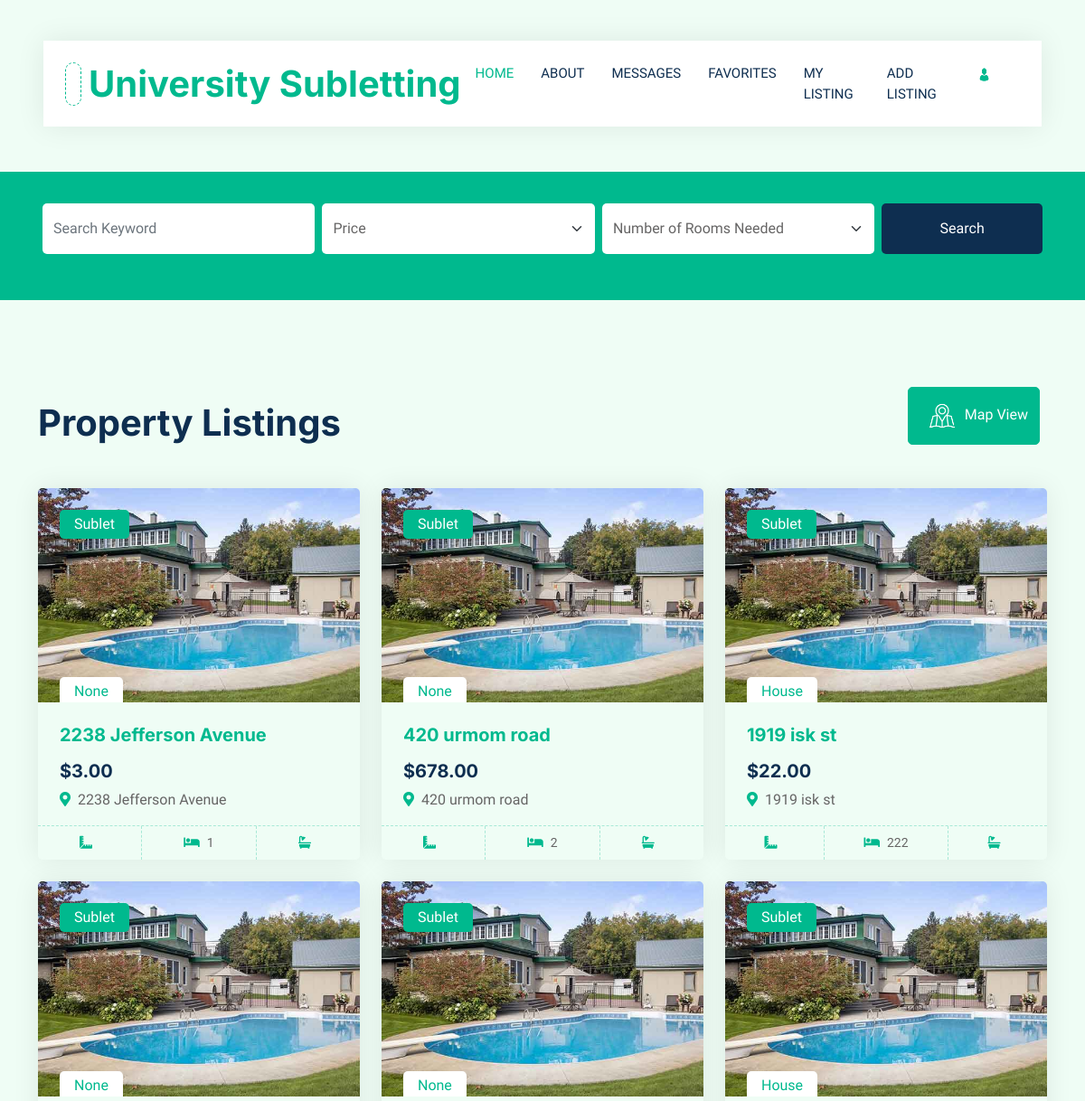
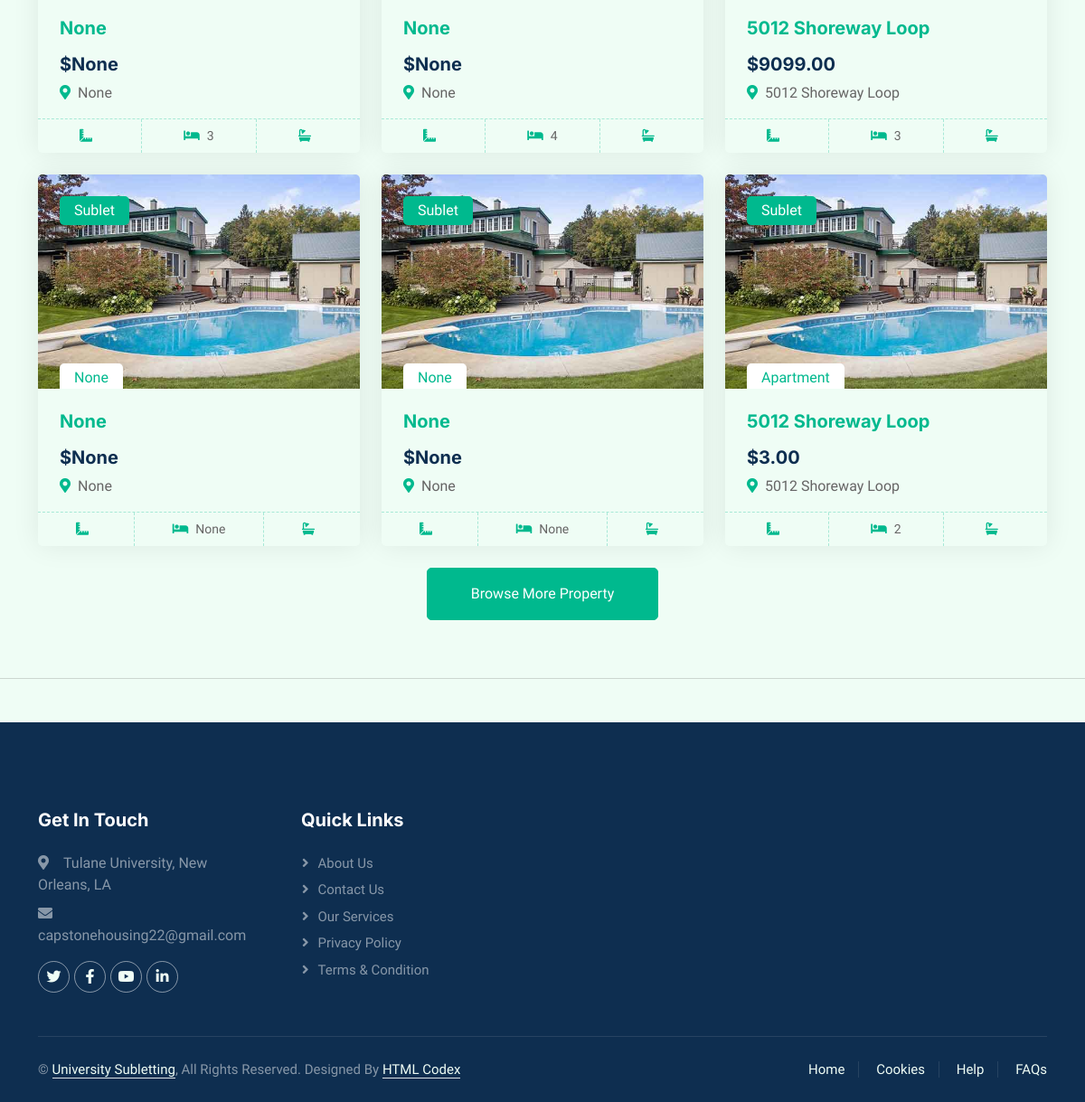
/home/, run on the app's committed database (2 pictures, top to bottom).
### hello/models.py (models this page shows)
class allinformation(models.Model):
    user = models.ForeignKey(User, on_delete=models.CASCADE, null=True)
    address = models.CharField(max_length=200, blank=True, null=True)
    city = models.CharField(max_length=200, blank=True, null=True)
    zip = models.IntegerField( blank=True, null=True)
    state = models.CharField(max_length=22, blank=True, null=True)
    hometype = models.CharField(max_length=100, blank=True, null=True)
    monthlyprice = models.DecimalField(max_digits = 100, decimal_places=2, blank=True, null=True)
    securitydeposit = models.DecimalField(max_digits = 100, decimal_places=2, blank=True, null=True)
    numbertenants = models.IntegerField(blank=True, null=True)
    gender = models.CharField(max_length=20, blank=True, null=True)
    beds = models.IntegerField( blank=True, null=True)
    addrentinfo = models.CharField(max_length=300, blank=True, null=True)
    parking = models.CharField(max_length=4, blank=True, null=True)
    pets = models.CharField(max_length=4, blank=True, null=True)
    laundry = models.CharField(max_length=20, blank=True, null=True)
    addamenityinfo = models.CharField(max_length=300, blank=True, null=True)
    image = models.ImageField(upload_to=None, height_field=None, width_field=None, max_length=100,blank=True, null=True )

### hello/views.py (the view)
# urls.py: path("home/", views.home, name="home"),
def home(request):
    shome_list = allinformation.objects.all()
    return render(request, 'hello/home.html', {'shome_list': shome_list})

### hello/templates/hello/home.html (shortened to what this page needs)
{% extends "hello/layout.html" %}
{% load static %}
{% block content %}
    <head>
        <link href="https://cdnjs.cloudflare.com/ajax/libs/font-awesome/5.10.0/css/all.min.css" rel="stylesheet">
        <link href="https://cdn.jsdelivr.net/npm/bootstrap-icons@1.4.1/font/bootstrap-icons.css" rel="stylesheet">
        <link href="{% static 'lib/animate/animate.min.css' %}" rel="stylesheet">
        <link href="{% static 'lib/owlcarousel/assets/owl.carousel.min.css' %}" rel="stylesheet">
        <link href="{% static 'hello/css/bootstrap.min.css' %}" rel="stylesheet">
        <link href="{% static 'hello/css/style.css' %}" rel="stylesheet">
    </head>
    <div class="container-fluid nav-bar bg-transparent">
        <nav class="navbar navbar-expand-lg bg-white navbar-light py-0 px-4">
            <a href="{% url 'home' %}" class="navbar-brand d-flex align-items-center text-center">
                <div class="icon p-2 me-2">
                </div>
                <h1 class="m-0 text-primary">University Subletting</h1>
            </a>
            <div class="navbar-nav ms-auto">
                <a href="{% url 'home' %}" class="nav-item nav-link active">Home</a>
                <a href="{% url 'about' %}" class="nav-item nav-link">About</a>
                <a href="{% url 'messages' %}" class="nav-item nav-link">Messages</a>
                <a href="{% url 'favorites' %}" class="nav-item nav-link">Favorites</a>
                <a href="{% url 'listing' %}" class="nav-item nav-link">My Listing</a>
                <a href="{% url 'add_listing' %}" class="nav-item nav-link">Add Listing</a>
                <a href="{% url 'profile' %}" class="nav-item nav-link"><img class="img-fluid" src="{% static 'hello/images/icon-profile.png' %}" alt="Icon" style="width: 25px; height: 25px;"></a>
            </div>
        </nav>
    </div>
    <div class="container-fluid bg-primary mb-5 wow fadeIn " data-wow-delay="0.1s" style="padding: 35px; margin-top:50px">
        <div class="container">
            <div class="row g-2">
                    <div class="col-md-10">
                        <div class="row g-2">
                            <div class="col-md-4">
                                <input type="search" class="form-control border-0 py-3" placeholder="Search Keyword">
                            </div>
                            <div class="col-md-4">
                                <select class="form-select border-0 py-3">
                                    <option selected>Price</option>
                                </select>
                            </div>
                            <div class="col-md-4">
                                <select class="form-select border-0 py-3">
                                    <option selected>Number of Rooms Needed</option>
                                </select>
                            </div>
                        </div>
                    </div>
                    <div class="col-md-2">
                        <a class="btn btn-dark border-0 w-100 py-3" href="{% url 'search_listings' %}"> {% csrf_token %} <type = "search" aria-label ="search" name = "search"> Search</a>
                    </div>
            </div>
        </div>
    </div>
    <div class="container-xxl py-5">
        <div class="container">
            <div class="row g-0 gx-5 align-items-end">
                <div class="col-lg-6">
                    <div class="text-start mx-auto mb-5 wow slideInLeft" data-wow-delay="0.1s">
                        <h1 class="mb-3">Property Listings</h1>
                    </div>
                </div>
                <div class="col-lg-6 text-start text-lg-end wow slideInRight" data-wow-delay="0.1s">
                    <ul class="nav nav-pills d-inline-flex justify-content-end mb-5">
                        <li class="nav-item me-2">
                            <a class="btn btn-outline-primary active" data-bs-toggle="pill" href="#tab-1"><img class="img-fluid" src="{% static 'hello/images/icon-map.png'%}" alt="Icon" style="width: 50px; height: 50px;">Map View</a>
                        </li>
                    </ul>
                </div>
            </div>
            <div class="tab-content">
                <div id="tab-1" class="tab-pane fade show p-0 active">
                    <div class="row g-4">
                        {% for listing in shome_list%}
                        <div class="col-lg-4 col-md-6 wow fadeInUp" data-wow-delay="0.1s">
                            <div class="property-item rounded overflow-hidden">
                                <div class="position-relative overflow-hidden">
                                            <a href="{% url 'view_listing' listing.id %}"><img class="img-fluid" src="{% static 'hello/images/property-3.jpg'%}" alt=""></a>
                                    <div class="bg-primary rounded text-white position-absolute start-0 top-0 m-4 py-1 px-3">Sublet</div>
                                    <div class="bg-white rounded-top text-primary position-absolute start-0 bottom-0 mx-4 pt-1 px-3">{{listing.hometype}}</div>
                                </div>
                                <div class="p-4 pb-0">
                                    <h5 class="text-primary mb-3">{{listing.address}}</h5>
                                    <a class="d-block h5 mb-2" href="" id="{{listing.id}}">${{listing.monthlyprice}}</a>
                                    <p><i class="fa fa-map-marker-alt text-primary me-2"></i>{{listing.address}}</p>
                                </div>
                                <div class="d-flex border-top">
                                    <small class="flex-fill text-center border-end py-2"><i class="fa fa-ruler-combined text-primary me-2"></i>{{listing.size}}</small>
                                    <small class="flex-fill text-center border-end py-2"><i class="fa fa-bed text-primary me-2"></i>{{listing.beds}}</small>
                                    <small class="flex-fill text-center py-2"><i class="fa fa-bath text-primary me-2"></i>{{listing.bath}}</small>
                                </div>
                            </div>
                        </div>
                        {% endfor %}
                        <div class="col-12 text-center">
                            <a class="btn btn-primary py-3 px-5" href="">Browse More Property</a>
                        </div>
                    </div>
                </div>
            </div>
        </div>
    </div>
{% endblock %}

### hello/static/hello/css/style.css (style rules this page uses)
:root { --primary: #00B98E; --secondary: #FF6922; --light: #EFFDF5; --dark: #0E2E50; }
.btn { transition: .5s; }
.btn.btn-primary, .btn.btn-secondary { color: #FFFFFF; }
.nav-bar { position: relative; margin-top: 45px; padding: 0 3rem; transition: .5s; z-index: 9999; }
.navbar { box-shadow: 0 0 30px rgba(0, 0, 0, .08); }
.navbar-light .navbar-nav .nav-link { margin-right: 30px; padding: 25px 0; color: #FFFFFF; font-size: 15px; text-transform: uppercase; outline: none; }
.navbar-light .navbar-nav .nav-link:hover, .navbar-light .navbar-nav .nav-link.active { color: var(--primary); }
.navbar-light .navbar-brand { height: 75px; }
.navbar-light .navbar-nav .nav-link { color: var(--dark); font-weight: 500; }
.icon { padding: 15px; display: inline-flex; align-items: center; justify-content: center; background: #FFFFFF !important; border-radius: 50px; border: 1px dashed var(--primary) !important; }
.nav-pills .nav-item .btn { color: var(--dark); }
.nav-pills .nav-item .btn:hover, .nav-pills .nav-item .btn.active { color: #FFFFFF; }
.property-item { box-shadow: 0 0 30px rgba(0, 0, 0, .08); }
.property-item img { transition: .5s; }
.property-item .border-top { border-top: 1px dashed rgba(0, 185, 142, .3) !important; }
.property-item .border-end { border-right: 1px dashed rgba(0, 185, 142, .3) !important; }

### data on the page
allinformation: hometype "None", address "2238 Jefferson Avenue", monthlyprice "3.00", beds "1"
allinformation: hometype "None", address "420 urmom road", monthlyprice "678.00", beds "2"
allinformation: hometype "House", address "1919 isk st", monthlyprice "22.00", beds "222"
allinformation: hometype "None", address "None", monthlyprice "None", beds "3"
allinformation: hometype "None", address "None", monthlyprice "None", beds "4"
allinformation: hometype "House", address "5012 Shoreway Loop", monthlyprice "9099.00", beds "3"
allinformation: hometype "None", address "None", monthlyprice "None", beds "None"
allinformation: hometype "None", address "None", monthlyprice "None", beds "None"
allinformation: hometype "Apartment", address "5012 Shoreway Loop", monthlyprice "3.00", beds "2"
